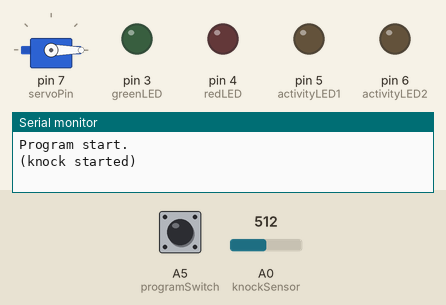
The sketch below on a simulated Arduino Uno, built with avr-gcc and run on an emulated ATmega328P. Parts: servo, output pins drawn as LEDs (lit = HIGH), the last lines printed to the serial monitor. Inputs (shaded band) come from the test bench; at power-on: A5 (programSwitch) HIGH, A0 (knockSensor) = 512.

Above: at 4.3 s.
4.4 s: A5 (programSwitch) pulled LOW for 3.2 s
At 6.1 s:
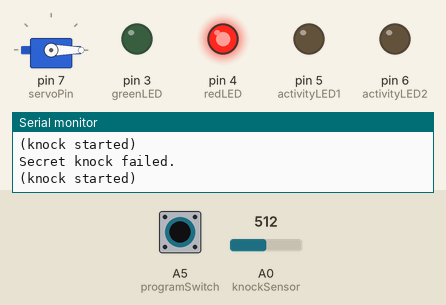
9.1 s: A0 (knockSensor) set to 527
10.6 s: A0 (knockSensor) set to 511
At 12.25 s:
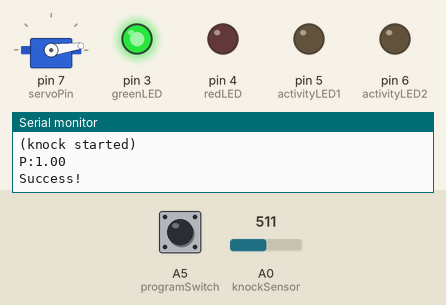
14.2 s: A0 (knockSensor) set to 716
At 14.43 s:
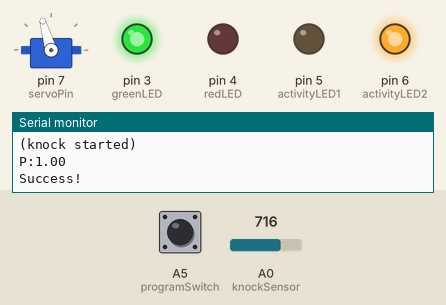
Timing chart, 0 to 17.3 s (numbered marks = the images above; inputs shaded):
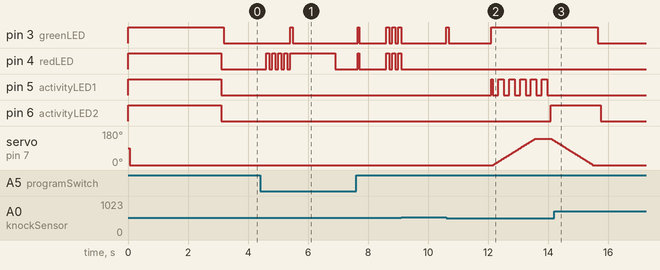

Measured:
- after the input at 10.6 s, pin 3 (greenLED): LOW → HIGH at once, → LOW 0.08 s later, → HIGH 1.4 s later; pin 5 (activityLED1): LOW → HIGH after 1.5 s, then repeats every 0.36 s: LOW 0.18 s, HIGH 0.18 s; pin 6 (activityLED2): LOW → HIGH after 3.5 s; servo on pin 7 (servoPin): rises from 0° to 140° in 1.4 s, then falls to 130° in 0.61 s
- after the input at 14.2 s, pin 5 (activityLED1): stops changing and stays LOW; servo on pin 7 (servoPin): goes on until 15.5 s, then stays 0°

The sketch:

secret_knock_gumball_machine.ino
```cpp
#include <Servo.h>
/*
 Analog Pin 0: Piezo speaker (connected to ground with 480K ohm pulldown resistor)
 Analog Pin 1: 10K Trim pot.
 Digital Pin 2: Switch to enter new knock code.
 Digital Pin 3: Success LED.
 Digital Pin 4: Failure LED.
 Digital Pin 5: Activity light 1. (Optional: lights up when the servo is turning.)
 Digital Pin 6: Activity light 2. (Optional: lights up the gumball end point)
 Digital Pin 7: Servo motor signal.
 */
#define VAL_REF 500
#define programSwitch A5
// Pin definitions
const int knockSensor = 0;         // Piezo sensor on analog pin 0.
const int trimPot = 1;             // Trim potentiometer that allows the user to set the sensitivity
//const int programSwitch = 2;       // When this is high we program a new code
const int servoPin = 7;            // Servo that we're controlling.
const int redLED = 4;              // Status LED for failed knock
const int greenLED = 3;            // Status LED for successful knock.
const int activityLED1 = 5;        // Lights up the servo when its working. (Optional)
const int activityLED2 = 6;        // Gumball tray light. (Optional)

// Tuning constants.  Could be made vars and hooked to potentiometers for soft configuration, etc.
const int thresholdMax = 1000;       // Maximum value we can set for the knock sensitivity based on the trim pot.  Increase this if it's too sensitive.
const int rejectValue = 30;        // If an individual knock is off by this percentage of a knock we ignore. (30 is pretty lose. 10 is strict)
const int averageRejectValue = 20; // If the average timing of the knocks is off by this percent we ignore. (20 is pretty lose, 10 is strict.)
const int debounceThreshold = 80;  // Simple debounce timer to make sure we don't register more than one knock.

const int maximumKnocks = 20;       // Maximum number of knocks to listen for.
const int knockComplete = 1500;     // Longest time to wait for a knock before we assume that it's finished.

// Variables.
Servo gumballServo;                  // The servo that dispenses a gumball
int secretCode[maximumKnocks] = {
  50, 25, 25, 50, 100, 50, 0, 0, 0, 0, 0, 0, 0, 0, 0, 0, 0, 0, 0, 0};  // Initial setup: "Shave and a Hair Cut, two bits." 100=full note, 50=half note, 25=quarter note, etc.
int knockReadings[maximumKnocks];    // When someone knocks this array fills with delays between knocks. (A correct knock looks a lot like the line above).
int knockSensorValue = 0;            // Most recent reading of the knock sensor.
int threshold =1023;                 // Minimum signal from the piezo to register as a knock.  (Set by the trim pot.)
int programButtonPressed = false;    // Flag so we remember the programming button setting at the end of the cycle.
long counter = 0;                    // Used to time the display light and the trim pot readings.

void setup()
{
  pinMode(redLED, OUTPUT);
  pinMode(greenLED, OUTPUT);
  pinMode(activityLED1, OUTPUT);
  pinMode(activityLED2, OUTPUT);

  pinMode(programSwitch, INPUT_PULLUP);
  //digitalWrite(A5, HIGH);

  threshold = map(VAL_REF, 0, 1023, 0, thresholdMax);  // Initial reading of the trim pot.
  //threshold = map(analogRead(trimPot), 0, 1023, 0, thresholdMax);

  digitalWrite(redLED, HIGH);      // Turn on all the lights so we can be sure they work.
  digitalWrite(greenLED, HIGH);
  digitalWrite(activityLED1, HIGH);
  digitalWrite(activityLED2, HIGH);

  gumballServo.attach(servoPin);   // Initialize the servo.
  delay(50);
  for (int i=0;i<150;i++) // Reset the rotation of the servo.
  {
    gumballServo.write(0);         // Write the location a few times just in case the wheel is a long way off or binding somewhere.
    delay(20);
  }
  delay(50);
  gumballServo.detach();           // Detach the servo when not using it.

  digitalWrite(redLED, LOW);       // Turn off the lights, testing is over.
  digitalWrite(greenLED, LOW);
  digitalWrite(activityLED1, LOW);
  digitalWrite(activityLED2, LOW);

  Serial.begin(9600);               // To debug search and replace (Ctl-F) "Serial." with "Serial."
  Serial.println("Program start."); // NOTE: This will reduce the sensitivity of the knock sensor.

}

void loop()
{
  // Listen for any knock at all.
  knockSensorValue = analogRead(knockSensor);
  if ( knockSensorValue>512) knockSensorValue=10;
  else  knockSensorValue=999;
  counter++;
  if (counter>=1500)
  {
    counter=0;
    digitalWrite(activityLED2, LOW);       // Turn off the tray light after a while.  If it's on.
  }

  threshold = map(VAL_REF, 0, 1023, 0, thresholdMax);  // Read the trim pot to see what our lower limit is.
  //threshold = map(analogRead(trimPot), 0, 1023, 0, thresholdMax);
/*
  Serial.print("k:");					// These four lines are for debugging only.  Feel free to remove them or comment them out.
  Serial.print(knockSensorValue);                     // Displays something this in the serial monitor: "k:0 t:6" where "k" is the value of the knock sensor
  Serial.print(" t:");                                // and "t" is the value of the trim pot.  When k is higher than p a knock is detected.
  Serial.println(threshold);
*/
  if (digitalRead(programSwitch)==LOW) // Is the program button pressed?
  {
    programButtonPressed = true;           // Yes, so lets save that state.
    digitalWrite(redLED, HIGH);            // ...and turn on the the lights so we know we're programming.
    digitalWrite(greenLED, HIGH);
  }
  else // Otherwise reset all the ... everything.
  {
    programButtonPressed = false;
    digitalWrite(redLED, LOW);
    digitalWrite(greenLED, LOW);
  }
  if (knockSensorValue > threshold)    listenToSecretKnock();
}

// Records the timing of knocks.
void listenToSecretKnock()
{
  int i = 0;
  int counter = 0;
  int knock_state=0;
  int thresholdUp=0;
  int thresholdLow=0;
  Serial.println("(knock started)");

  digitalWrite(activityLED2, LOW);    // Turn off any other lights that might be on.

  // First lets reset the listening array.
  for (i=0;i<maximumKnocks;i++)  knockReadings[i]=0;

  int currentKnockNumber=0;         	         // Increment for the array.
  int startTime=millis();           	         // Reference for when this knock started.
  int now=millis();

  digitalWrite(greenLED, HIGH);      	        // Light the green LED for knock feedback.

  delay(debounceThreshold);
  digitalWrite(greenLED, LOW);

  do
  {
    // Listen for the next knock or wait for it to time out.
    knockSensorValue = analogRead(knockSensor);
    //threshold = map(analogRead(trimPot), 0, 1023, 0, thresholdMax);
    threshold = map(VAL_REF, 0, 1023, 0, thresholdMax);
    thresholdUp=threshold+threshold/3;
    thresholdLow=threshold-threshold/3;
    /*
    Serial.print("p:");
    Serial.print(knockSensorValue);
    Serial.print(" t:");
    Serial.println(threshold);
    */
    if (knock_state==0 && knockSensorValue > thresholdUp)// Got another knock...
    {
      knock_state=1;
      Serial.println(" knock!");
      now=millis();                                      // Record the delay time.
      knockReadings[currentKnockNumber] = now-startTime;
      Serial.println(knockReadings[currentKnockNumber]);
      currentKnockNumber ++;                             // Increment the counter.
      startTime=now;
      digitalWrite(greenLED, HIGH);      	         // Light the knock LED.

      delay(debounceThreshold/2);                        // Debounce the knock sensor. (And turn the LED off halfway through.)
      digitalWrite(greenLED, LOW);
      delay(debounceThreshold/2);
    }
    else
    if(knock_state==1 && knockSensorValue < thresholdLow)
    {
      knock_state=0;
    }

    now=millis();

    // Did we timeout or have too many knocks?
  }
  while ((now-startTime < knockComplete) && (currentKnockNumber < maximumKnocks));

  // We have a completed knock, lets see if it's valid
  if (programButtonPressed==false)
  {
    if (validateKnock() == true) triggerSuccessfulAction();
    else triggerFailedAction();
  }
  else  // If we're in programming mode we still run it through the validate function in order to get some useful numbers.
  {
    validateKnock();
    // Blink the green and red lights in sequence to show that program is complete.
    Serial.println("New lock stored.");
    digitalWrite(redLED, LOW);
    digitalWrite(greenLED, LOW);
    for (i=0;i<3;i++)
    {
      delay(100);
      digitalWrite(redLED, HIGH);
      digitalWrite(greenLED, HIGH);
      delay(100);
      digitalWrite(redLED, LOW);
      digitalWrite(greenLED, LOW);
    }
  }
}

// We got a good knock, so do something!
void triggerSuccessfulAction()
{
  Serial.println("Success!");
  int i=0;

  digitalWrite(greenLED, HIGH);       // Turn on this light so the user knows the knock was successful.  (Important if the optional status lights are missing.)
  digitalWrite(activityLED1, HIGH);   // Turn on the servo light to show where the action is.

  gumballServo.attach(servoPin);      // Now we start with the servo.
  delay(50);
  int lightStatus=HIGH;               // Set this so we can blink the LED as the servo cycles.
  int d=10;
  for (int i=0;i<=180;i++)
  {
    if (i>140) gumballServo.write(140);   // Limit the rotation of the servo to 140 degrees.  We write this a few times in case it had trouble getting there.
    else gumballServo.write(i);       // Tell servo to rotate to position in variable 'i'.
    if (i%18==0) lightStatus =! lightStatus;                 // Change the light state every 18 degrees. (AKA: blink 5 times)
    digitalWrite(activityLED1, lightStatus);
    delay(d);
  }
  delay(100);
  digitalWrite(activityLED1, LOW);

  digitalWrite(activityLED2, HIGH);  // Light up the gumball tray light.
  for (int i=140;i>=0;i--) // Return the servo to it's start location.
  {
    gumballServo.write(i);
    delay(d);
  }
  delay(50);
  gumballServo.detach();             // Done with the servo, so detach it.

  delay(100);
}

// We didn't like the knock.  Indicate displeasure.
void triggerFailedAction()
{
  Serial.println("Secret knock failed.");
  digitalWrite(greenLED, LOW);
  digitalWrite(redLED, LOW);
  for (int i=0;i<4;i++)
  {
    digitalWrite(redLED, HIGH);
    delay(100);
    digitalWrite(redLED, LOW);
    delay(100);
  }
}

// Checks if our knock matches the secret.
// Returns true if it's a good knock, false if it's not.
boolean validateKnock()
{
  int i=0;

  // Simplest check first: Did we get the right number of knocks?
  int currentKnockCount = 0;
  int secretKnockCount = 0;
  int maxKnockInterval = 0;             // We use this later to normalize the times.

  for (i=0;i<maximumKnocks;i++)
  {
    if (knockReadings[i] > 0)  currentKnockCount++;
    if (secretCode[i] > 0)  secretKnockCount++;
    if (knockReadings[i] > maxKnockInterval)  maxKnockInterval = knockReadings[i];	// Collect normalization data while we're looping.
  }

  // If we're recording a new knock, save the relevant info and get out of here.
  if (programButtonPressed==true)
  {
     // Normalize the knock timing
    for (i=0;i<maximumKnocks;i++) secretCode[i]= map(knockReadings[i],0, maxKnockInterval, 0, 100);
    // And flash the lights in the recorded pattern to let us know it's been programmed.
    digitalWrite(greenLED, LOW);
    digitalWrite(redLED, LOW);
    delay(750);
    //Start playing back the knocks
    digitalWrite(greenLED, HIGH);
    digitalWrite(redLED, HIGH);  // First knock
    delay(40);
    for (i = 0; i < maximumKnocks ; i++)
    {
      digitalWrite(greenLED, LOW);
      digitalWrite(redLED, LOW);
      if (programButtonPressed==true)
      {  // Only turn it on if there's a delay
        if (secretCode[i] > 0)
        {
          delay(map(secretCode[i],0, 100, 0, maxKnockInterval)); // Expand the time back out to what it was.  Roughly.
          digitalWrite(greenLED, HIGH);
          digitalWrite(redLED, HIGH);
        }
      }
      delay(40);
      digitalWrite(greenLED, LOW);
      digitalWrite(redLED, LOW);
    }
    return false; 	// We don't do anything when we are recording a new knock.
  }

  if (currentKnockCount != secretKnockCount)return false;   // Return false if the number of knocks are wrong.
  /*  Now we compare the relative intervals of our knocks, not the absolute time between them.
   (ie: if you do the same pattern slow or fast it should still work.)
   This makes it less picky, which does make it less secure but also makes it
   less of a pain to use if you're tempo is a little slow or fast.
   */
  /*
  boolean codeFound=true;
  int totaltimeDifferences=0;
  int timeDiff=0;

  for (i=0;i<maximumKnocks;i++)
  { // Normalize the times
    knockReadings[i]= map(knockReadings[i],0, maxKnockInterval, 0, 100);
    timeDiff = abs(knockReadings[i]-secretCode[i]);
    if (timeDiff > rejectValue){ // Individual value too far out of whack
      codeFound=false;
    }
    totaltimeDifferences += timeDiff;
  }
  // It can also fail if the whole thing is too inaccurate.
  if (totaltimeDifferences/secretKnockCount>averageRejectValue) codeFound = false;
  */
  /* bgt's version*/
  boolean codeFound=true;
  double knck2=0.0,sec2=0.0,dot=0.0,p=0.0,temp=0;
  for (i=0;i<maximumKnocks;i++)
  { // Normalize the times
    knockReadings[i]= map(knockReadings[i],0, maxKnockInterval, 0, 100);
  }
  for(i=0; i<maximumKnocks; i++)
  {
    temp=knockReadings[i]*knockReadings[i];
    knck2+=temp;
    temp=secretCode[i]*secretCode[i];
    sec2+=temp;
    temp=secretCode[i]*knockReadings[i];
    dot+=temp;
  }
  p=dot/(sqrt(sec2)*sqrt(knck2));
  if(p>0.97) codeFound=true;
  else codeFound=false;
  Serial.print("P:"); // NOTE: This will reduce the sensitivity of the knock sensor.
  Serial.println(p); // NOTE: This will reduce the sensitivity of the knock sensor.

  if (codeFound==false) return false;
  else return true;
}
```
